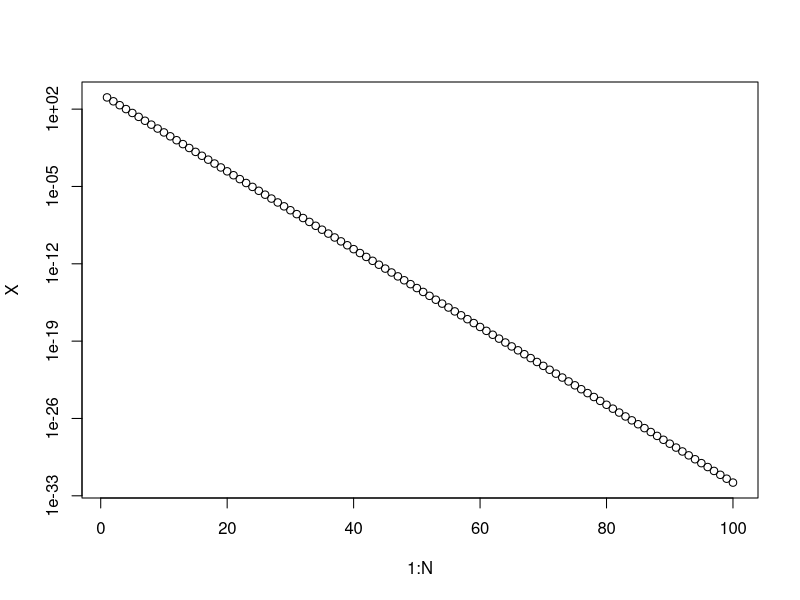

Write R code to recreate this figure.
#!/usr/bin/env Rscript

A = matrix(c(2,0,0,10),nrow=2)
b = matrix(c(0,0),nrow=2)
x = matrix(c(-50,10),nrow=2)

N = 100
X = c()
for(n in 1:N)
{
  d = b - A %*% x
  #print(d)
  a = as.double((t(d) %*% d) / (t(d) %*% A %*% d))
  #print(a)
  x = x + a * d
  X = append(X,as.double(t(x) %*% x))
}

plot(1:N,X, log="y")
